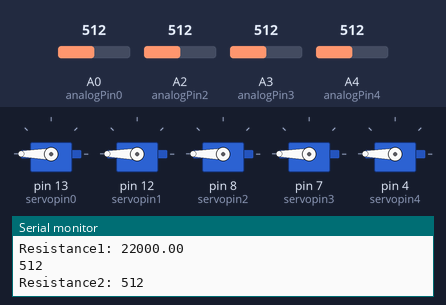
A sketch run on a simulated Arduino Uno, built with avr-gcc and run on an emulated ATmega328P. On the bench: 5 × servo, the last lines printed to the serial monitor. The test bench sets the inputs (shaded band); at power-on: A0 (analogPin0) = 512, A2 (analogPin2) = 512, A3 (analogPin3) = 512, A4 (analogPin4) = 512.

Above: at 1.2 s.
1.3 s: A0 (analogPin0) set to 30
At 2.8 s:
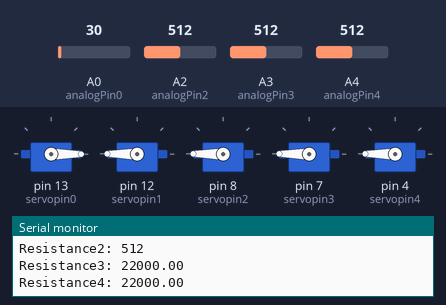
3.6 s: A2 (analogPin2) set to 306
At 5.2 s:
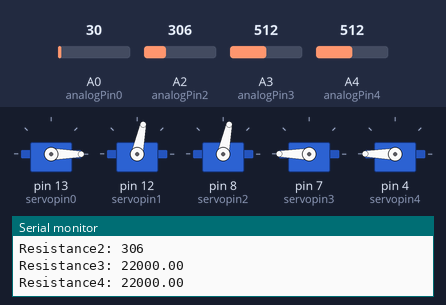
5.5 s: A3 (analogPin3) set to 306
At 6.8 s:
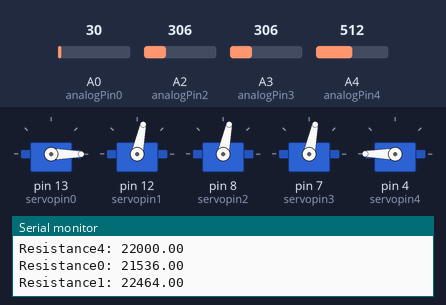
7.4 s: A4 (analogPin4) set to 306
At 8.2 s:
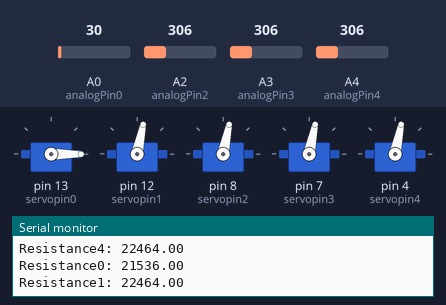
9.3 s: A0 (analogPin0) set to 306
At 11.3 s:
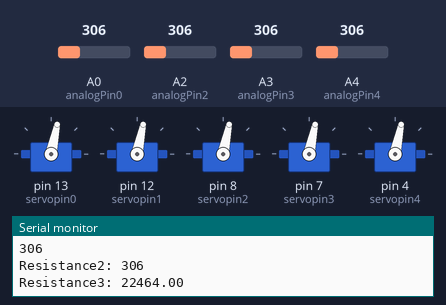
11.6 s: A4 (analogPin4) set to 716
At 13.0 s:
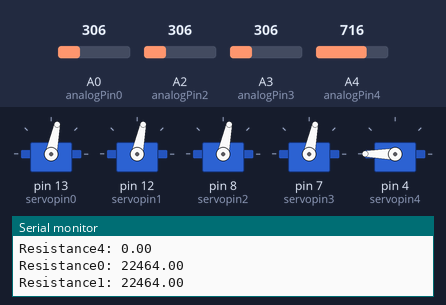
Timing chart, 0 to 14.5 s (numbered marks = the images above; inputs shaded):
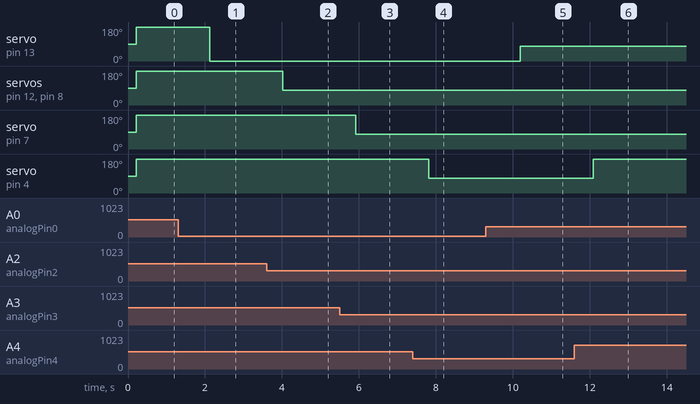

Measured:
- after the input at 1.3 s, servo on pin 13 (servopin0): 180° → 0° after 0.82 s
- after the input at 3.6 s, servo on pin 12 (servopin1), servo on pin 8 (servopin2): 180° → 78° after 0.42 s
- after the input at 5.5 s, servo on pin 7 (servopin3): 180° → 78° after 0.42 s
- after the input at 7.4 s, servo on pin 4 (servopin4): 180° → 78° after 0.42 s
- after the input at 9.3 s, servo on pin 13 (servopin0): 0° → 78° after 0.90 s
- after the input at 11.6 s, servo on pin 4 (servopin4): 78° → 180° after 0.50 s

The sketch:

resistorcheck.ino
```cpp
#include <Servo.h>
Servo servo1;
Servo servo2;
Servo servo3;
Servo servo4;
Servo servo0;
int pos1, pos2, pos3, pos4, po5 = 0;
int analogPin0 = A0;
int analogPin1 = A1;
int analogPin2 = A2;
int analogPin3 = A3;
int analogPin4 = A4;
int analogValue0, analogValue1, analogValue2, analogValue3, analogValue4, analogValue5 = 0;
int inputV = 5;
float outputV0, outputV1, outputV2, outputV3, outputV4 = 0;
float R = 22000;
float resistance0, resistance1, resistance2, resistance3, resistance4 = 0;
float ratio = 0;
int servopin0 = 13;
int servopin1 = 12;
int servopin2 = 8;
int servopin3 = 7;
int servopin4 = 4;

void setup() {
  Serial.begin(2400);

  pinMode(servopin0, OUTPUT);
  pinMode(servopin1, OUTPUT);
  pinMode(servopin2, OUTPUT);
  pinMode(servopin3, OUTPUT);
  pinMode(servopin4, OUTPUT);

  servo0.attach(servopin0);
  servo1.attach(servopin1);
  servo2.attach(servopin2);
  servo3.attach(servopin3);
  servo4.attach(servopin4);

}
int findResistance(int analogValue, int outputV);

void loop() {
  analogValue0 = analogRead(analogPin0);
    resistance0 = findResistance(analogValue0, outputV0);
    Serial.print("Resistance0: ");
    Serial.println(resistance0);

  analogValue1 = analogRead(analogPin2);
  resistance1 = findResistance(analogValue1, outputV1);
  Serial.print("Resistance1: ");
  Serial.println(resistance1);
  Serial.println(analogValue0);

  analogValue2 = analogRead(analogPin2);
  resistance2 = findResistance(analogValue2, outputV2);
  Serial.print("Resistance2: ");
  Serial.println(analogValue1);

  analogValue3 = analogRead(analogPin3);
    resistance3 = findResistance(analogValue3, outputV3);
    Serial.print("Resistance3: ");
    Serial.println(resistance3);

  analogValue4 = analogRead(analogPin4);
    resistance4 = findResistance(analogValue4, outputV4);
    Serial.print("Resistance4: ");
    Serial.println(resistance4);

  //  while (resistance > 100000) {
  //  for (pos = servo.read(); pos <= 180; pos += 1) {
  //    servo.write(pos);
  //    delay(15);
  //    resistance = findResistance();
  //  }
  servo0.write((analogValue0 - 150) / 2);
  servo1.write((analogValue1 - 150) / 2);
  servo2.write((analogValue2 - 150) / 2);
  servo3.write((analogValue3 - 150) / 2);
  servo4.write((analogValue4 - 150) / 2);
  delay(15);
  //  }

}

int findResistance(int analogValue, int outputV) {
  if (analogValue) {
    outputV = analogValue * inputV / 1024.0;
    ratio = (inputV / outputV) - 1;
    return R * ratio;
  }
}
```
